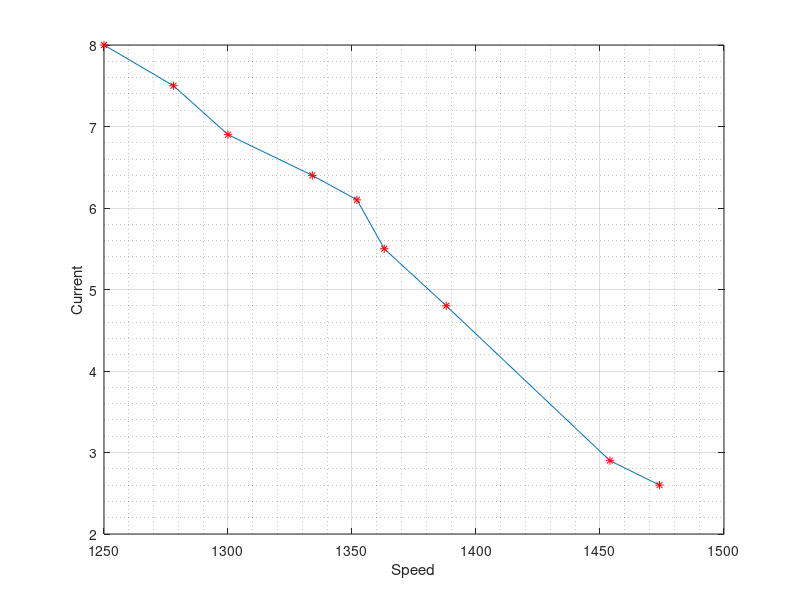

MATLAB code for this plot:
Speed = [1474 1454 1388 1363 1352 1334 1300 1278 1250];
Current = [2.6 2.9 4.8 5.5 6.1 6.4 6.9 7.5 8];
plot (Speed,Current)
xlabel('Speed')
ylabel('Current')
hold on
plot (Speed,Current,'r*')
grid on
grid minor